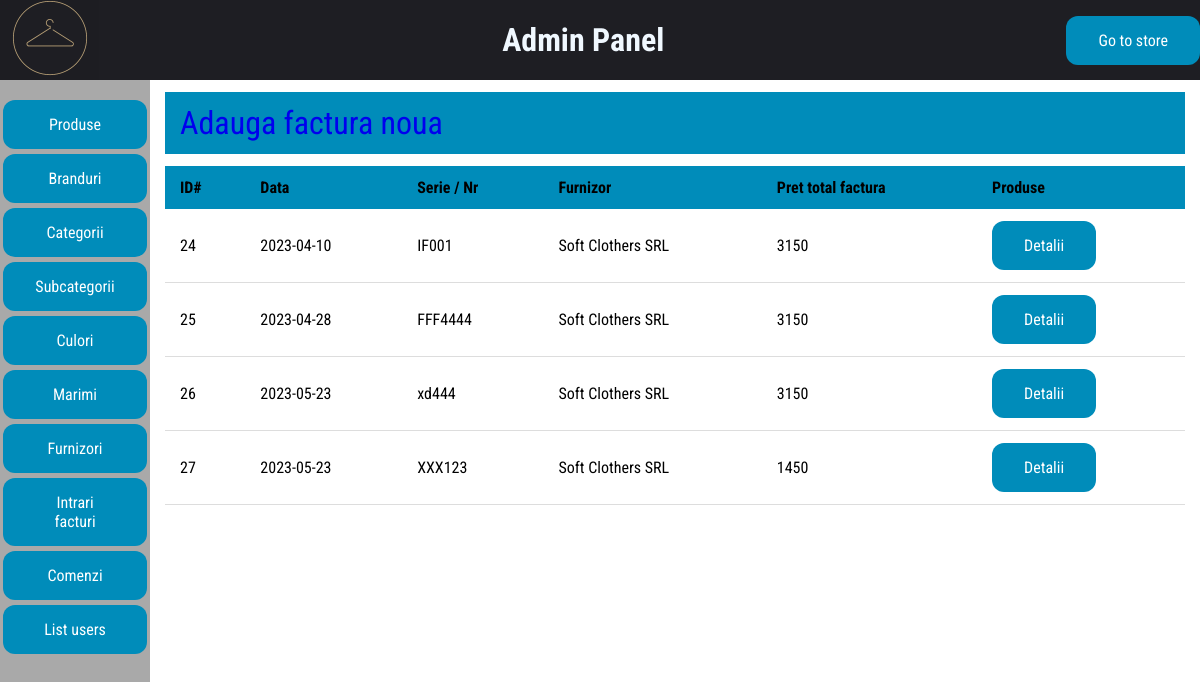
Screenshot of /admin_area/view_bills.php (signed in) with the database file from the repository.
### tables this page shows
CREATE TABLE IF NOT EXISTS `intrarifacturi` (
  `ID` int NOT NULL AUTO_INCREMENT,
  `serie` varchar(32) NOT NULL,
  `nr` varchar(32) NOT NULL,
  `cod_furnizor` int NOT NULL,
  `data` date NOT NULL,
  `TVA` varchar(32) NOT NULL,
  `nr_aviz` varchar(32) NOT NULL,
  `pret_total` float NOT NULL,
  PRIMARY KEY (`ID`),
  KEY `cod_furnizor` (`cod_furnizor`)
);

CREATE TABLE IF NOT EXISTS `furnizori` (
  `ID` int NOT NULL AUTO_INCREMENT,
  `denumire` varchar(100) NOT NULL,
  `adresa` varchar(255) NOT NULL,
  `cod_judet` int NOT NULL,
  `IBAN` varchar(100) NOT NULL,
  `Banca` varchar(100) NOT NULL,
  `CIF` varchar(255) NOT NULL,
  PRIMARY KEY (`ID`),
  KEY `cod_judet` (`cod_judet`)
);

### admin_area/view_bills.php (the view, shortened to what this page needs)
<?php
include("../includes/connect.php");
$bills_query = mysqli_query($con, "SELECT *,c.ID AS cod_fact
FROM intrarifacturi c
INNER JOIN furnizori f ON c.cod_furnizor=f.ID
");
?>
<!DOCTYPE html>
<html lang="en">
<head>
  <link rel="stylesheet" href="css/style.css">
</head>
<html>
<body>
  <?php include("includes/header.php") ?>
  <div class="wrapper">
    <?php include("includes/sidebar.php") ?>
    <div class="container">
      <div class="order-detail-header"><a href="insert_bills.php">Adauga factura noua</a></div>
      <div class="orders-wrapper">
        <table id="table_field">
          <thead>
            <th>ID#</th>
            <th>Data</th>
            <th>Serie / Nr</th>
            <th>Furnizor</th>
            <th>Pret total factura</th>
            <th>Produse</th>
          </thead>
          <tbody>
            <?php
            if (mysqli_num_rows($bills_query) ==  0) {
            ?>
              <div class='message' onclick='this.remove();'>No results .</div>
              <?php
            } else {
              while ($row = mysqli_fetch_assoc($bills_query)) {
              ?>
                <tr>
                  <td><?= $row['cod_fact'] ?></td>
                  <td><?php echo "" . $row['data'] . " " ?></td>
                  <td><?= $row['serie'] . $row['nr'] ?> </td>
                  <td><?= $row['denumire'] ?></td>
                  <td><?= $row['pret_total'] ?></td>
                  <td><a href="bills_details.php?id_factura=<?= $row['cod_fact'] ?>" class="buttons">Detalii</a></td>
                </tr>
            <?php }
            } ?>
          </tbody>
        </table>
      </div>
    </div>
  </div>
</body>
</html>

### admin_area/css/style.css (style rules this page uses)
html { height: 100%; box-sizing: border-box; font-family: "Roboto Condensed", sans-serif; }
*, *::before, *::after { box-sizing: inherit; padding: 0; margin: 0; text-decoration: none; }
.wrapper { display: flex; min-height: 90vh; }
.container { display: flex; flex-direction: column; align-items: center; justify-content: flex-start; flex-grow: 1; padding: 12px 15px; }
.buttons { background-color: #008cba; border: none; color: white; padding: 15px 32px; text-align: center; display: inline-block; font-size: 16px; border-radius: 12px; cursor: pointer; }
.orders-wrapper { width: 100%; }
#table_field { border-collapse: collapse; width: 100%; border-radius: 5px 5px 0 0; overflow-x: hidden; overflow-y: scroll; }
#table_field th, #table_field td { padding: 12px 15px; }
#table_field tbody tr { border-bottom: 1px solid #dddddd; }
.order-detail-header { padding: 12px 15px; width: 100%; margin-bottom: 12px; background-color: #008cba; font-size: 2rem; }

### rows the page displays
intrarifacturi: ID "24", data "2023-04-10", serie "IF", nr "001", cod_furnizor.denumire "Soft Clothers SRL", pret_total "3150"
intrarifacturi: ID "25", data "2023-04-28", serie "FFF", nr "4444", cod_furnizor.denumire "Soft Clothers SRL", pret_total "3150"
intrarifacturi: ID "26", data "2023-05-23", serie "xd", nr "444", cod_furnizor.denumire "Soft Clothers SRL", pret_total "3150"
intrarifacturi: ID "27", data "2023-05-23", serie "XXX", nr "123", cod_furnizor.denumire "Soft Clothers SRL", pret_total "1450"
